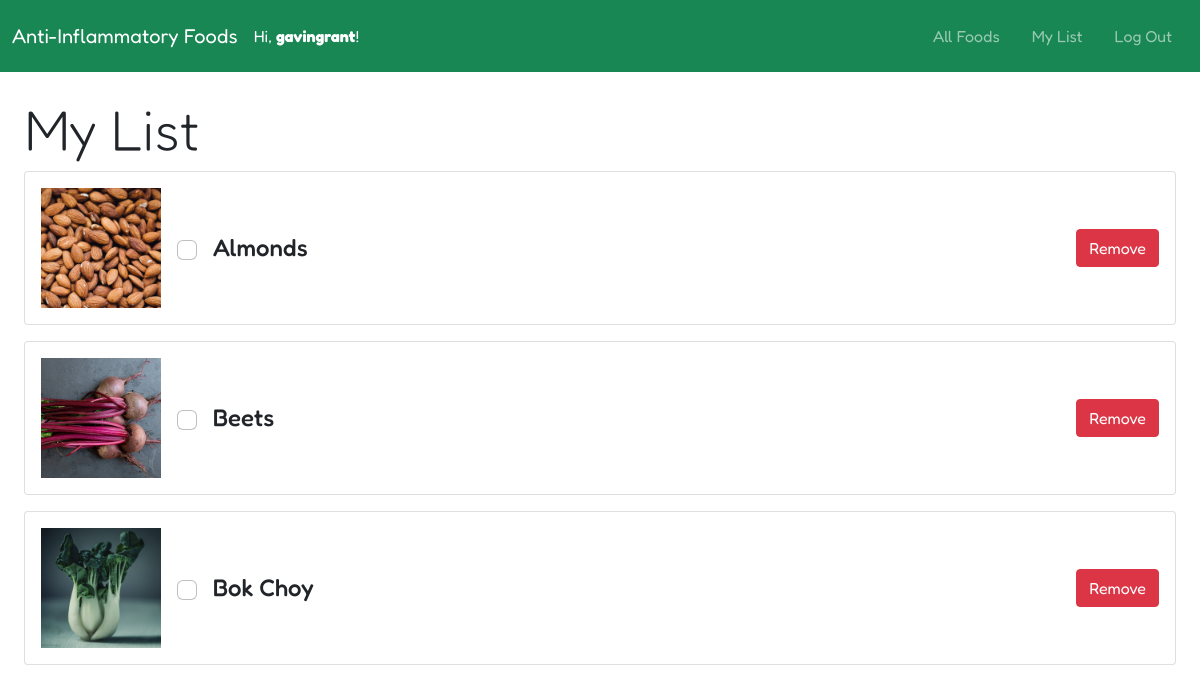
The page /list (signed in) on the database its author committed.
### list/models.py (models this page shows, shortened)
class Food(models.Model):
  id = models.AutoField(primary_key=True)
  name = models.CharField(max_length=100, unique=True)
  category = models.ManyToManyField('Category', related_name='foods')
  source = models.ManyToManyField('Source', related_name='foods')
  in_moderation = models.BooleanField(default=False)

### list/views.py (the view)
# urls.py: path('', include('list.urls')),
def list(request):
    active_user = User.objects.get(username=request.user)
    if List.objects.filter(user=active_user).count() == 0:
        list = List(user=active_user)
        list.save()
    else:
        list = List.objects.get(user=active_user)
    foods = list.foods.all().order_by("name")
    paginator = Paginator(foods, 20)
    page_num = request.GET.get("page")
    page_obj = paginator.get_page(page_num)
    return render(request, "list/list.html", {
        "foods": page_obj,
        "foods_count": foods.count(),
    })

### list/templates/list/list.html (shortened to what this page needs)
{% extends "list/layout.html" %}
{% load static %}
{% block body %}
  <h1 class="display-4">My List</h1>
  {% for food in foods %}
    <div class="card mb-3" data-food-id="{{ food.id }}">
      <div class="card-body">
        <div class="d-flex flex-column flex-sm-row justify-content-between align-items-center">
          <div class="d-flex flex-column flex-sm-row justify-content-start align-items-center">
            <img src="{% static 'images/' %}{{ food.id }}.png" alt="{{ food.name }}" class="img-fluid" width="120" height="120">
            <h4 class="food m-3 form-check" data-food-id="{{ food.id }}">
              <input class="form-check-input" style="width:20px;height:20px" type="checkbox" data-food-id="{{ food.id }}">
              <label class="form-check-label pl-3 m-0" style="text-decoration:none;" data-food-id="{{ food.id }}"><h4 class="m-0">{{ food.name }}</label>
            </h4>
          </div>
          <button class="btn btn-danger remove" data-food-id="{{ food.id }}">Remove</button>
        </div>
      </div>
    </div>
  {% endfor %}
{% endblock %}

### list/templates/list/layout.html (shortened to what this page needs)
{% load static %}
<!DOCTYPE html>
<html lang="en">
  <head>
    <link href="https://cdn.jsdelivr.net/npm/bootstrap@5.1.3/dist/css/bootstrap.min.css" rel="stylesheet">
  </head>
  <body class="d-flex flex-column justify-content-center mb-4">
    <nav class="navbar navbar-expand-lg navbar-dark bg-success">
      <div class="container-fluid">
        <div class="navbar-header">
          <div class="d-flex justify-content-between align-items-center">
            <a class="navbar-brand" href="{% url 'index' %}">Anti-Inflammatory Foods</a>
            {% if request.user.is_authenticated %}
            <p class="m-0 text-white">Hi, <strong>{{ request.user.username }}</strong>!</p>
            {% endif %}
          </div>
        </div>
        <div>
          <ul class="navbar-nav">
            <li class="nav-item">
              <a class="nav-link p-1 p-lg-3" href="{% url 'index' %}">All Foods</a>
            </li>
            {% if request.user.is_authenticated %}
            <li class="nav-item">
              <a class="nav-link p-1 p-lg-3" href="{% url 'list' %}">My List</a>
            </li>
            <li class="nav-item">
              <a class="nav-link p-1 p-lg-3" href="{% url 'logout' %}">Log Out</a>
            </li>
            {% endif %}
          </ul>
        </div>
      </div>
    </nav>
    <div class="m-4 d-flex flex-column justify-content-center">{% block body %} {% endblock %}</div>
  </body>
</html>

### list/templates/list/layout.html (style rules this page uses)
body { font-family: 'Fredoka', sans-serif; }

### rows shown on the page
Food: shows a picture, name "Almonds"
Food: shows a picture, name "Beets"
Food: shows a picture, name "Bok Choy"

### other values the page prints
{{ request.user.username }} "gavingrant"
